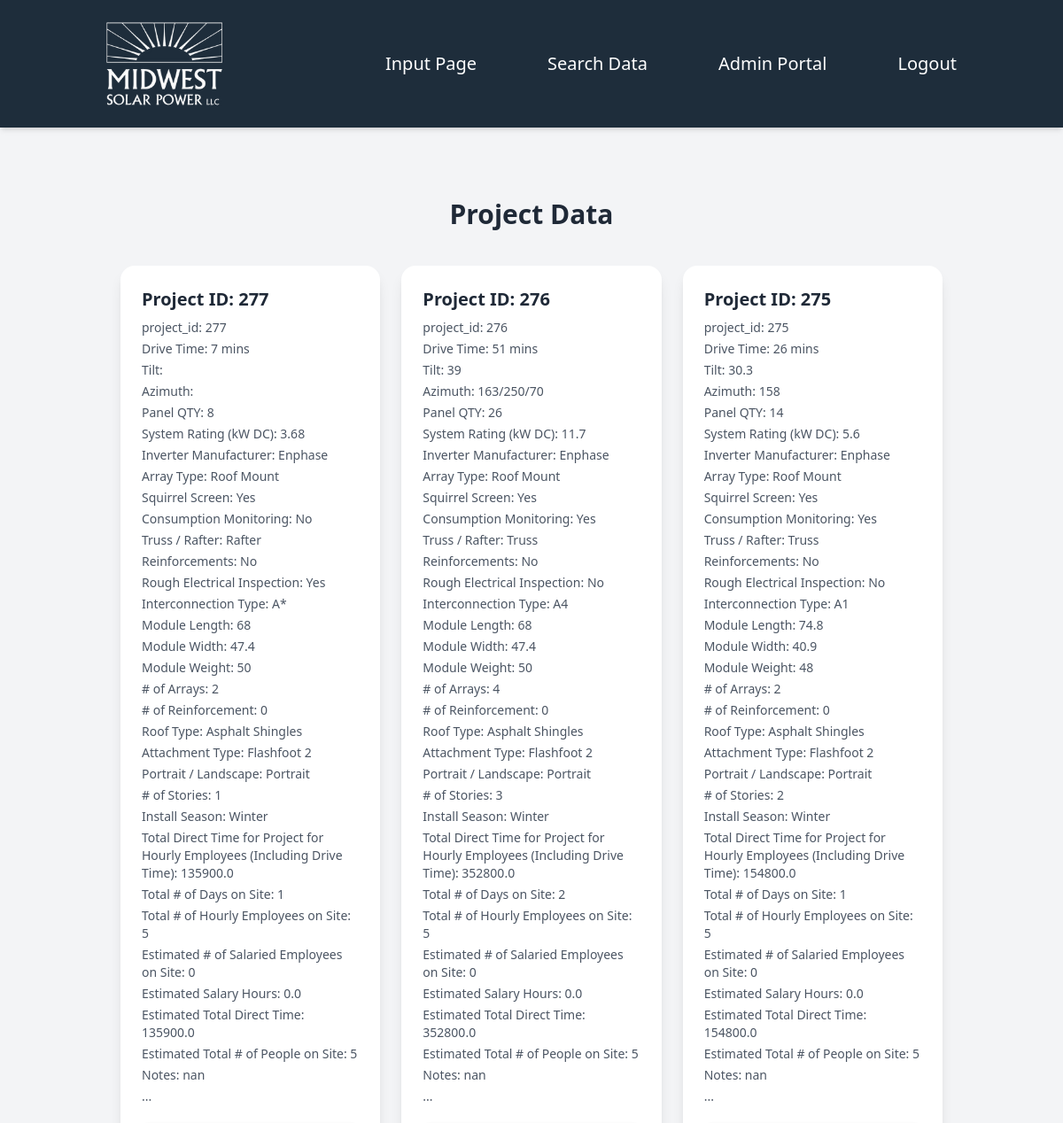
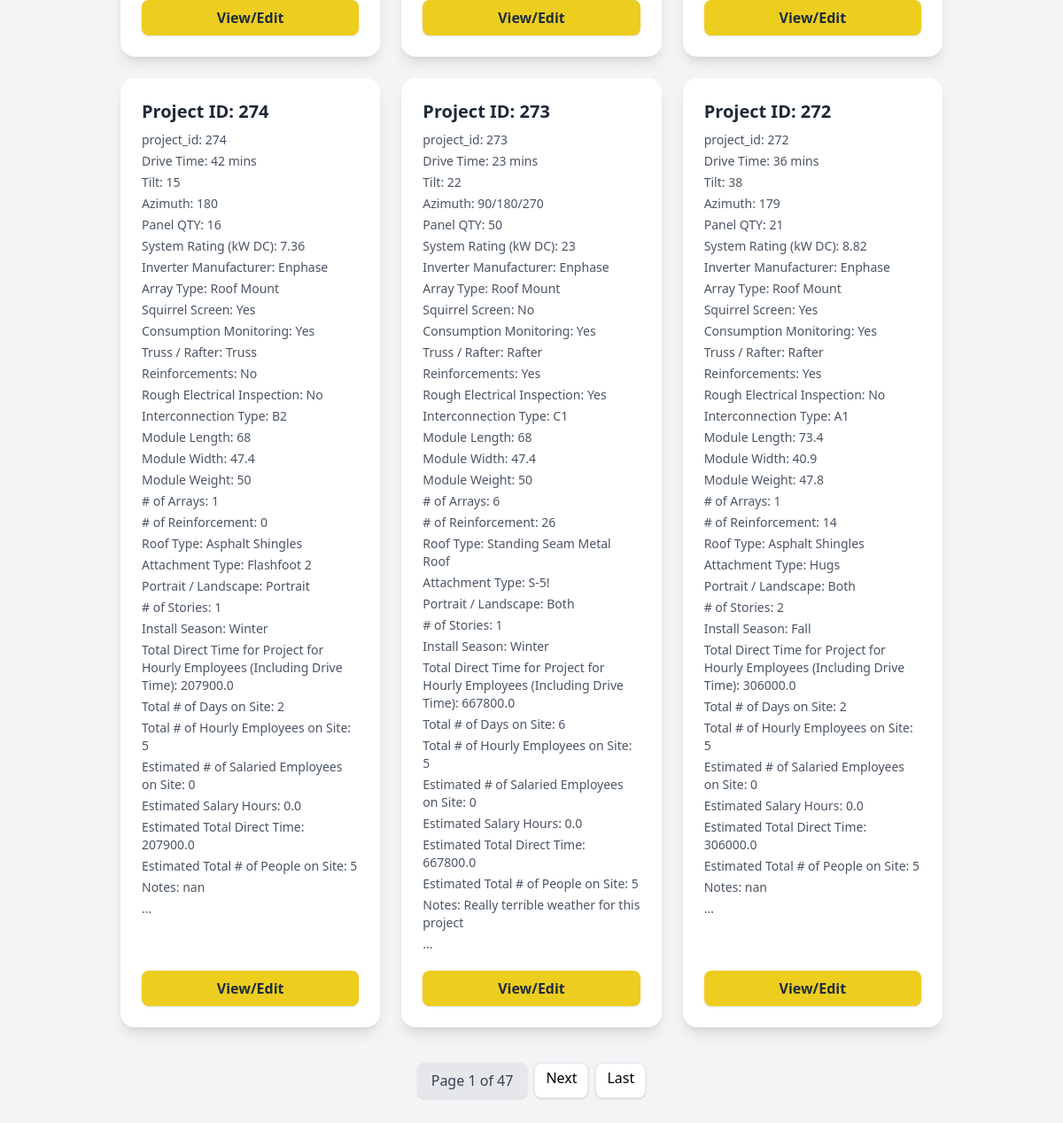
The app's page /search/ (signed in) with its own data (2 pictures, top to bottom).
### app/models.py (models this page shows, shortened)
class DataField(models.Model):
    FIELD_TYPE_CHOICES = [
        ("degrees", "Degrees"),
        ("char", "Text"),
        ("int", "Integer"),
        ("float", "Float"),
        ("bool", "Boolean"),
        ("choice", "Choice"),
        ("datetime", "DateTime"),
    ]
    name = models.CharField(max_length=255)
    verbose_name = models.CharField(max_length=255)
    field_type = models.CharField(max_length=20, choices=FIELD_TYPE_CHOICES)
    choices = models.JSONField(blank=True, null=True)
    default_value = models.JSONField(blank=True, null=True)
    archived = models.BooleanField(default=False)
    created_at = models.DateTimeField(auto_now_add=True)
    updated_at = models.DateTimeField(auto_now=True)

### app/views.py (the view)
# urls.py: path("search/", views.search_data, name="search"),
@login_required(login_url="/login/")
def search_data(request):
    project_queryset = Data.objects.all().order_by('-created_at')
    paginator = Paginator(project_queryset, 6)
    page_number = request.GET.get('page')
    page_obj = paginator.get_page(page_number)
    page_obj.object_list = [obj.get_all_field_values(by_dict=False) for obj in page_obj.object_list]
    return render(request, "search_data.html", {"page_obj": page_obj})

### app/models.py (called while the page is built)
    def get_all_field_values(self, by_dict=True):
        if by_dict:
            related_field_values = {'project_id': {"value": self.project_id, "type": "int"}}
        else:
            related_field_values = {'project_id': self.project_id}
        for data_field_value in self.field_values.all():
            field = data_field_value.field
            if not field.archived:  # Ensure we only get active fields
                if by_dict:
                    related_field_values[field.verbose_name] = {"value": data_field_value.value, "type": field.field_type, "options": field.choices}
                else:
                    related_field_values[field.verbose_name] = data_field_value.value
        return related_field_values

### app/templatetags/custom_tags.py (called while the page is built)
@register.filter
def dict_get(d, key):
    return d.get(key, "")

### app/templates/search_data.html (shortened to what this page needs)
{% extends "base.html" %}
{% load custom_tags %}
{% block content %}
<div class="bg-gray-100 min-h-screen py-10 px-4">
    <div class="max-w-6xl mx-auto">
        <h1 class="text-3xl font-bold text-center text-gray-800 mb-10">Project Data</h1>
        <div class="grid grid-cols-1 md:grid-cols-2 lg:grid-cols-3 gap-6">
            {% for project in page_obj %}
            <div class="bg-white shadow-lg rounded-2xl p-6 flex flex-col justify-between">
                <div>
                    <h2 class="text-xl font-semibold text-gray-800 mb-2">Project ID: {{ project.project_id }}</h2>
                    {% for key in project %}
                        <p class="text-gray-600 text-sm mb-1">{{key}}: {{ project|dict_get:key }}</p>
                    {% endfor %}
                    <p class="text-gray-600 text-sm mb-1">...</p>
                </div>
                <div class="mt-4">
                    <a href="/view/{{project.project_id}}" class="block text-center bg-[#edcd1e] text-[#1E2D3B] font-semibold py-2 rounded-lg shadow hover:bg-yellow-500 transition duration-200">
                        View/Edit
                    </a>
                </div>
            </div>
            {% empty %}
            <p class="col-span-full text-center text-gray-600">No projects available.</p>
            {% endfor %}
        </div>
        <div class="mt-10 flex justify-center space-x-2">
            <span class="px-4 py-2 bg-gray-200 text-gray-700 rounded-lg shadow">
                Page {{ page_obj.number }} of {{ page_obj.paginator.num_pages }}
            </span>
            {% if page_obj.has_next %}
            <a href="?page={{ page_obj.next_page_number }}" class="px-3 py-1 bg-white border rounded-lg shadow hover:bg-gray-100">Next</a>
            <a href="?page={{ page_obj.paginator.num_pages }}" class="px-3 py-1 bg-white border rounded-lg shadow hover:bg-gray-100">Last</a>
            {% endif %}
        </div>
    </div>
</div>
{% endblock %}

### app/templates/base.html
{% load static tailwind_tags %}
<head>
   {% tailwind_css %}
</head>
<html>
    <body class="bg-gray-100 font-sans">
        <header class="bg-[#1E2D3B] text-white shadow-md py-6">
            <div class="container mx-auto px-8 flex justify-between items-center">
                <a href="/" class="flex items-center space-x-4">
                    <img src="/static/images/logo.png" alt="Logo" class="h-24">
                </a>
                <nav class="flex space-x-20">
                    <a href="/input" class="hover:text-blue-300 text-xl transition font-medium">Input Page</a>
                    <a href="/search" class="hover:text-blue-300 text-xl transition font-medium">Search Data</a>
                    {% if user.is_authenticated %}
                        {% if user.is_superuser %}
                            <a href="/custom-admin" class="hover:text-red-300 text-xl transition font-medium">Admin Portal</a>
                        {% endif %}
                        <a href="/logout" class="hover:text-red-300 text-xl transition font-medium">Logout</a>
                    {% else %}
                        <a href="/login" class="hover:text-green-300 text-xl transition font-medium">Login</a>
                    {% endif %}
                </nav>
            </div>
        </header>
        <main class="container mx-auto px-8 py-10">
            {% block content %}{% endblock %}
        </main>
    </body>
</html>

### records on screen
DataField: project "Drive Time" "Drive Time" "Drive Time" "Drive Time" "Drive Time" "Drive Time", project "7 mins" "51 mins" "26 mins" "42 mins" "23 mins" "36 mins"
DataField: project "Tilt" "Tilt" "Tilt" "Tilt" "Tilt" "Tilt", project "39" "30.3" "15" "22" "38"
DataField: project "Azimuth" "Azimuth" "Azimuth" "Azimuth" "Azimuth" "Azimuth", project "163/250/70" "158" "180" "90/180/270" "179"
DataField: project "Panel QTY" "Panel QTY" "Panel QTY" "Panel QTY" "Panel QTY" "Panel QTY", project "8" "26" "14" "16" "50" "21"
DataField: project "System Rating (kW DC)" "System Rating (kW DC)" "System Rating (kW DC)" "System Rating (kW DC)" "System Rating (kW DC)" "System Rating (kW DC)", project "3.68" "11.7" "5.6" "7.36" "23" "8.82"
DataField: project "Inverter Manufacturer" "Inverter Manufacturer" "Inverter Manufacturer" "Inverter Manufacturer" "Inverter Manufacturer" "Inverter Manufacturer", project "Enphase" "Enphase" "Enphase" "Enphase" "Enphase" "Enphase"
DataField: project "Array Type" "Array Type" "Array Type" "Array Type" "Array Type" "Array Type", project "Roof Mount" "Roof Mount" "Roof Mount" "Roof Mount" "Roof Mount" "Roof Mount"
DataField: project "Squirrel Screen" "Squirrel Screen" "Squirrel Screen" "Squirrel Screen" "Squirrel Screen" "Squirrel Screen", project "Yes" "Yes" "Yes" "Yes" "No" "Yes"
DataField: project "Consumption Monitoring" "Consumption Monitoring" "Consumption Monitoring" "Consumption Monitoring" "Consumption Monitoring" "Consumption Monitoring", project "No" "Yes" "Yes" "Yes" "Yes" "Yes"
DataField: project "Truss / Rafter" "Truss / Rafter" "Truss / Rafter" "Truss / Rafter" "Truss / Rafter" "Truss / Rafter", project "Rafter" "Truss" "Truss" "Truss" "Rafter" "Rafter"
DataField: project "Reinforcements" "Reinforcements" "Reinforcements" "Reinforcements" "Reinforcements" "Reinforcements", project "No" "No" "No" "No" "Yes" "Yes"
DataField: project "Rough Electrical Inspection" "Rough Electrical Inspection" "Rough Electrical Inspection" "Rough Electrical Inspection" "Rough Electrical Inspection" "Rough Electrical Inspection", project "Yes" "No" "No" "No" "Yes" "No"
DataField: project "Interconnection Type" "Interconnection Type" "Interconnection Type" "Interconnection Type" "Interconnection Type" "Interconnection Type", project "A*" "A4" "A1" "B2" "C1" "A1"
DataField: project "Module Length" "Module Length" "Module Length" "Module Length" "Module Length" "Module Length", project "68" "68" "74.8" "68" "68" "73.4"
DataField: project "Module Width" "Module Width" "Module Width" "Module Width" "Module Width" "Module Width", project "47.4" "47.4" "40.9" "47.4" "47.4" "40.9"
DataField: project "Module Weight" "Module Weight" "Module Weight" "Module Weight" "Module Weight" "Module Weight", project "50" "50" "48" "50" "50" "47.8"
DataField: project "# of Arrays" "# of Arrays" "# of Arrays" "# of Arrays" "# of Arrays" "# of Arrays", project "2" "4" "2" "1" "6" "1"
DataField: project "# of Reinforcement" "# of Reinforcement" "# of Reinforcement" "# of Reinforcement" "# of Reinforcement" "# of Reinforcement", project "0" "0" "0" "0" "26" "14"
DataField: project "Roof Type" "Roof Type" "Roof Type" "Roof Type" "Roof Type" "Roof Type", project "Asphalt Shingles" "Asphalt Shingles" "Asphalt Shingles" "Asphalt Shingles" "Standing Seam Metal Roof" "Asphalt Shingles"
DataField: project "Attachment Type" "Attachment Type" "Attachment Type" "Attachment Type" "Attachment Type" "Attachment Type", project "Flashfoot 2" "Flashfoot 2" "Flashfoot 2" "Flashfoot 2" "S-5!" "Hugs"
DataField: project "Portrait / Landscape" "Portrait / Landscape" "Portrait / Landscape" "Portrait / Landscape" "Portrait / Landscape" "Portrait / Landscape", project "Portrait" "Portrait" "Portrait" "Portrait" "Both" "Both"
DataField: project "# of Stories" "# of Stories" "# of Stories" "# of Stories" "# of Stories" "# of Stories", project "1" "3" "2" "1" "1" "2"
DataField: project "Install Season" "Install Season" "Install Season" "Install Season" "Install Season" "Install Season", project "Winter" "Winter" "Winter" "Winter" "Winter" "Fall"
DataField: project "Total Direct Time for Project for Hourly Employees (Including Drive Time)" "Total Direct Time for Project for Hourly Employees (Including Drive Time)" "Total Direct Time for Project for Hourly Employees (Including Drive Time)" "Total Direct Time for Project for Hourly Employees (Including Drive Time)" "Total Direct Time for Project for Hourly Employees (Including Drive Time)" "Total Direct Time for Project for Hourly Employees (Including Drive Time)", project "135900.0" "352800.0" "154800.0" "207900.0" "667800.0" "306000.0"
DataField: project "Total # of Days on Site" "Total # of Days on Site" "Total # of Days on Site" "Total # of Days on Site" "Total # of Days on Site" "Total # of Days on Site", project "1" "2" "1" "2" "6" "2"
DataField: project "Total # of Hourly Employees on Site" "Total # of Hourly Employees on Site" "Total # of Hourly Employees on Site" "Total # of Hourly Employees on Site" "Total # of Hourly Employees on Site" "Total # of Hourly Employees on Site", project "5" "5" "5" "5" "5" "5"
DataField: project "Estimated # of Salaried Employees on Site" "Estimated # of Salaried Employees on Site" "Estimated # of Salaried Employees on Site" "Estimated # of Salaried Employees on Site" "Estimated # of Salaried Employees on Site" "Estimated # of Salaried Employees on Site", project "0" "0" "0" "0" "0" "0"
DataField: project "Estimated Salary Hours" "Estimated Salary Hours" "Estimated Salary Hours" "Estimated Salary Hours" "Estimated Salary Hours" "Estimated Salary Hours", project "0.0" "0.0" "0.0" "0.0" "0.0" "0.0"
DataField: project "Estimated Total Direct Time" "Estimated Total Direct Time" "Estimated Total Direct Time" "Estimated Total Direct Time" "Estimated Total Direct Time" "Estimated Total Direct Time", project "135900.0" "352800.0" "154800.0" "207900.0" "667800.0" "306000.0"
DataField: project "Estimated Total # of People on Site" "Estimated Total # of People on Site" "Estimated Total # of People on Site" "Estimated Total # of People on Site" "Estimated Total # of People on Site" "Estimated Total # of People on Site", project "5" "5" "5" "5" "5" "5"
DataField: project "Notes" "Notes" "Notes" "Notes" "Notes" "Notes", project "nan" "nan" "nan" "nan" "Really terrible weather for this project" "nan"

### other values on screen
{{ project.project_id }} "277" "276" "275" "274" "273" "272"
{{ key }} "project_id" "project_id" "project_id" "project_id" "project_id" "project_id"
{{ project|dict_get:key }} "277" "276" "275" "274" "273" "272"
{{ page_obj.number }} "1"
{{ page_obj.paginator.num_pages }} "47"
